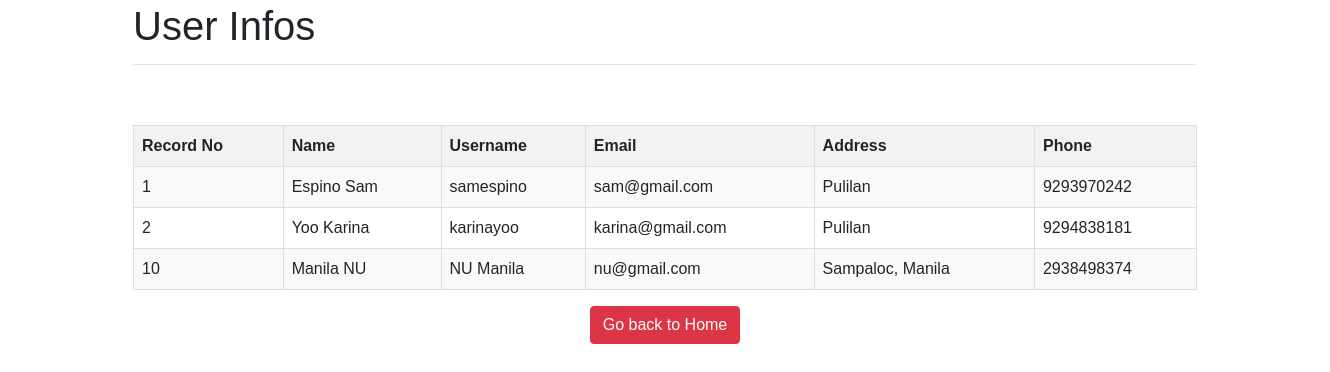
Screenshot of /userinfos.php (signed in) with the database file from the repository.
### tables this page shows
CREATE TABLE `sbf` (
  `regid` int(250) NOT NULL,
  `username` varchar(300) NOT NULL,
  `email` varchar(300) NOT NULL,
  `password` varchar(300) NOT NULL,
  `fname` varchar(300) NOT NULL,
  `lname` varchar(300) NOT NULL,
  `address` varchar(300) NOT NULL,
  `phone` varchar(300) NOT NULL,
  `status` tinyint(1) NOT NULL,
  `img` longblob DEFAULT NULL
);

### userinfos.php (the view, shortened to what this page needs)
<?php
$servername = "localhost";
$username = "root";
$password = "";
$dbname = "proj";
try {
    $conn = new PDO("mysql:host=$servername;dbname=$dbname", $username, $password);
    $conn->setAttribute(PDO::ATTR_ERRMODE, PDO::ERRMODE_EXCEPTION);
    if(isset($_SESSION['username'])) {
        $sql = "SELECT regid, username, email, lname, fname, address, phone FROM sbf WHERE status = 1";
        $stmt = $conn->prepare($sql);
        $stmt->execute();
        $result = $stmt->fetchAll(PDO::FETCH_ASSOC);
    } else {
        header("Location: sign.php");
        exit();
    }
} catch(PDOException $e) {
    echo "Connection failed: " . $e->getMessage();
}
?>
<!DOCTYPE html>
<html>
<head>
    <link href="https://maxcdn.bootstrapcdn.com/bootstrap/4.5.2/css/bootstrap.min.css" rel="stylesheet">
</head>
<body>
<?php
if ($result) {
    echo "<h1>User Infos</h1><hr>";
    echo "<table>";
    echo "<tr><th>Record No</th><th>Name</th><th>Username</th><th>Email</th><th>Address</th><th>Phone</th></tr>";
    foreach($result as $row) {
        echo "<tr>";
        echo "<td>" . $row["regid"] . "</td>";
        echo "<td>" . $row["lname"] . " " . $row["fname"] . "</td>";
        echo "<td>" . $row["username"] . "</td>";
        echo "<td>" . $row["email"] . "</td>";
        echo "<td>" . $row["address"] . "</td>";
        echo "<td>" . $row["phone"] . "</td>";
        echo "</tr>";
    }
    echo "</table>";
} else {
    echo "0 results";
}
?>
<button class="btn btn-danger mt-3 d-block mx-auto" onclick="window.location.href='admin.php'">Go back to Home</button>
</body>
</html>

### userinfos.php (style rules this page uses)
body { font-family: Arial, sans-serif; }
table { width: 80%; margin-left: auto; margin-right: auto; border-collapse: collapse; margin-top: 60px; }
h1 { margin-left: auto; margin-right: auto; transform: translate(10%, 5%); }
hr { width: 80%; }
th, td { border: 1px solid #dddddd; padding: 8px; text-align: left; }
th { background-color: #f2f2f2; }
tr:nth-child(even) { background-color: #f9f9f9; }

### rows the page displays
sbf: regid "1", lname "Espino", fname "Sam", username "samespino", email "sam@gmail.com", address "Pulilan", phone "9293970242"
sbf: regid "2", lname "Yoo", fname "Karina", username "karinayoo", email "karina@gmail.com", address "Pulilan", phone "9294838181"
sbf: regid "10", lname "Manila", fname "NU", username "NU Manila", email "nu@gmail.com", address "Sampaloc, Manila", phone "2938498374"
